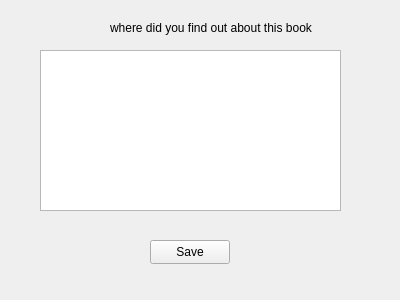
<?xml version="1.0" encoding="UTF-8"?>
<ui version="4.0">
 <class>Books_From_where_Form</class>
 <widget class="QWidget" name="Books_From_where_Form">
  <property name="geometry">
   <rect>
    <x>0</x>
    <y>0</y>
    <width>400</width>
    <height>300</height>
   </rect>
  </property>
  <property name="windowTitle">
   <string>Form</string>
  </property>
  <widget class="QTextEdit" name="textEdit_books_fr_wh_form">
   <property name="geometry">
    <rect>
     <x>40</x>
     <y>50</y>
     <width>301</width>
     <height>161</height>
    </rect>
   </property>
  </widget>
  <widget class="QPushButton" name="pushButton_books_fr_wh_form">
   <property name="geometry">
    <rect>
     <x>150</x>
     <y>240</y>
     <width>80</width>
     <height>24</height>
    </rect>
   </property>
   <property name="text">
    <string>Save</string>
   </property>
  </widget>
  <widget class="QLabel" name="label_books_fr_wh_form">
   <property name="geometry">
    <rect>
     <x>110</x>
     <y>20</y>
     <width>221</width>
     <height>16</height>
    </rect>
   </property>
   <property name="text">
    <string>where did you find out about this book</string>
   </property>
  </widget>
 </widget>
 <resources/>
 <connections/>
</ui>
